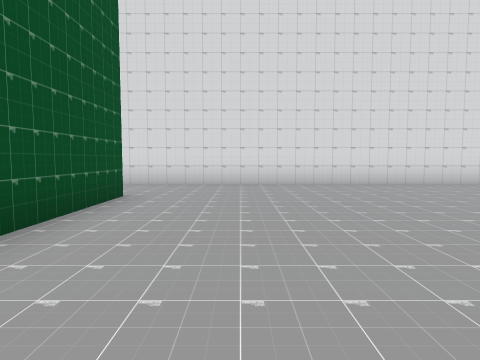
[1] (above)

24 first-person views from a walk through a Unity game level. The camera is 1.4 m above the floor, tilts 4° down and sees 75° across. The floor is counted in squares, 2 m on a side. Each view is taken from the middle of a square. On the plan, view 1 faces up. The plan holds only what a view shows up to about 10 squares ahead; the rest is blank. The place goes on beyond the plan.

[2]
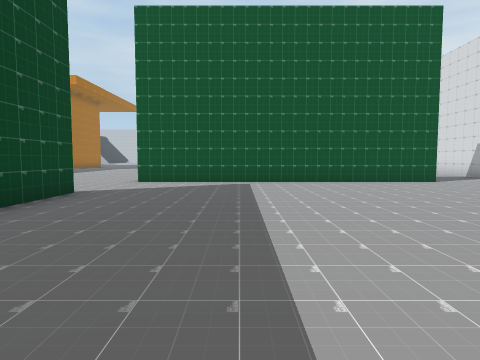

[3]
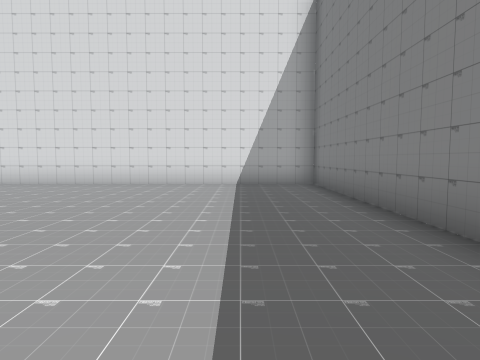

[4]
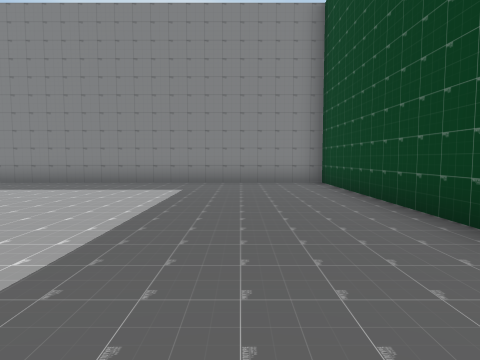

[5]
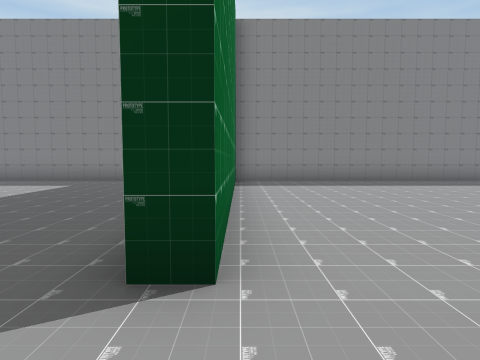

[6]
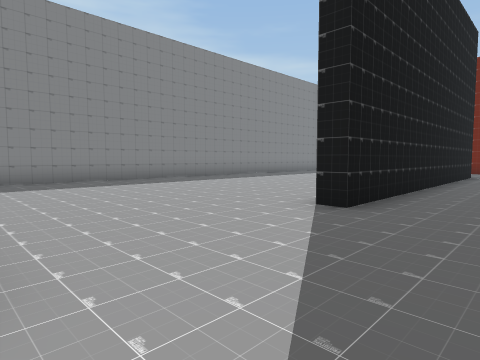

[7]
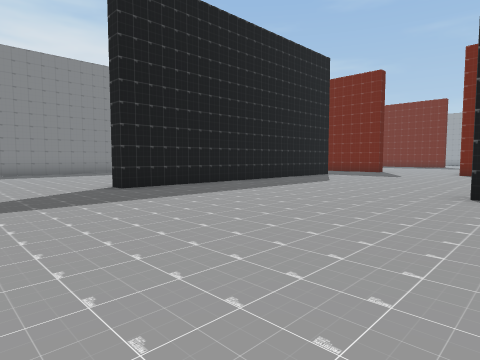

[8]
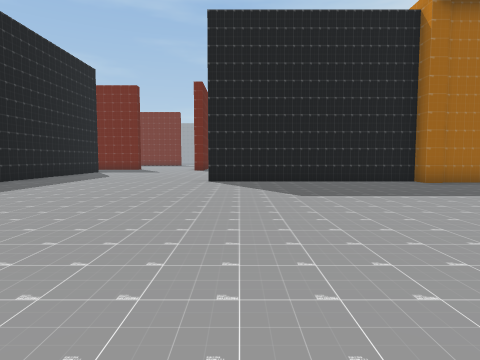

[9]
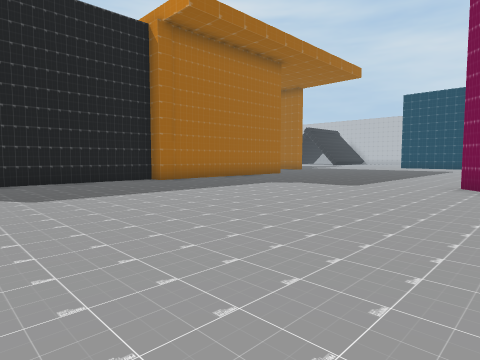

[10]
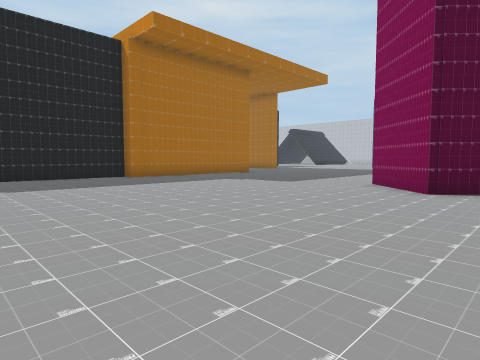

[11]
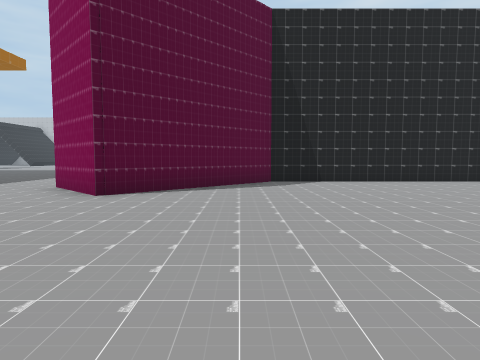

[12]
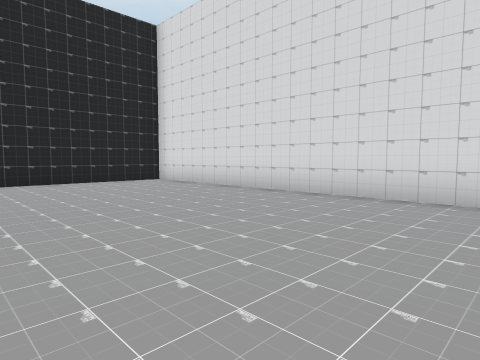

[13]
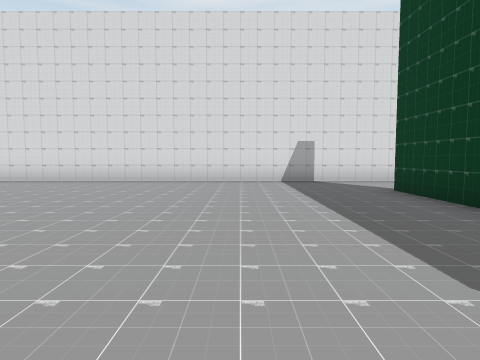

[14]
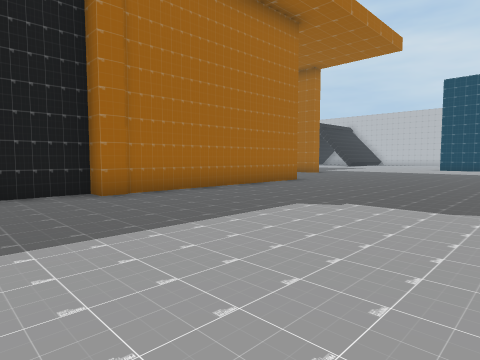

[15]
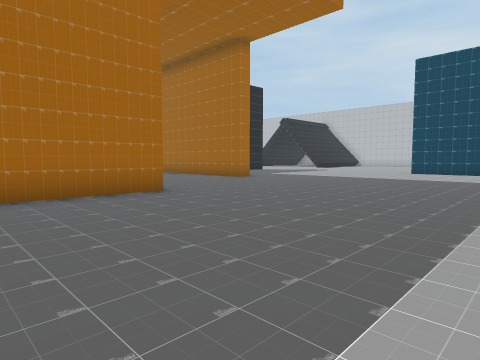

[16]
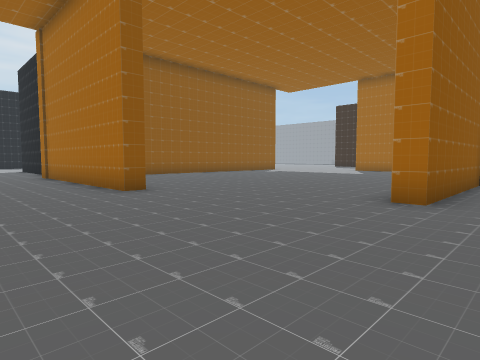

[17]
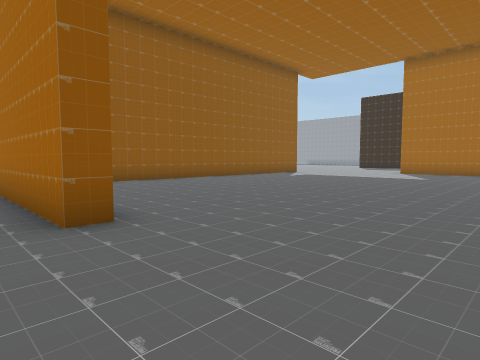

[18]
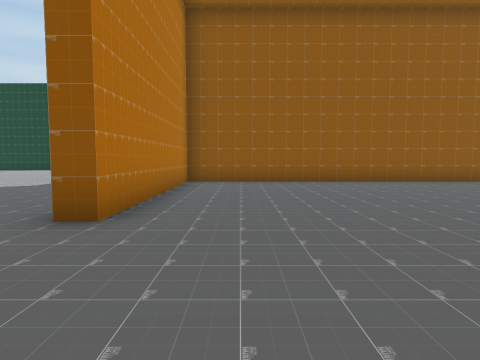

[19]
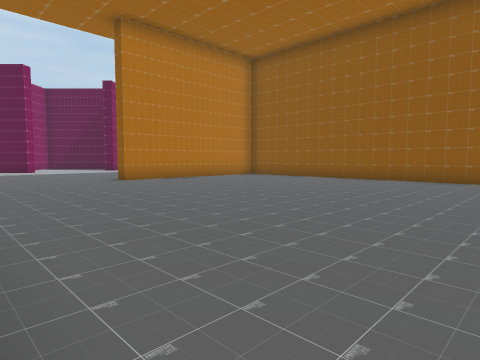

[20]
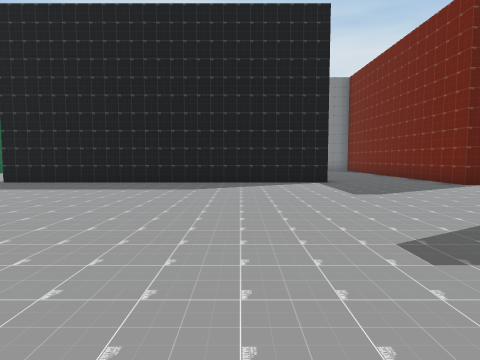

[21]
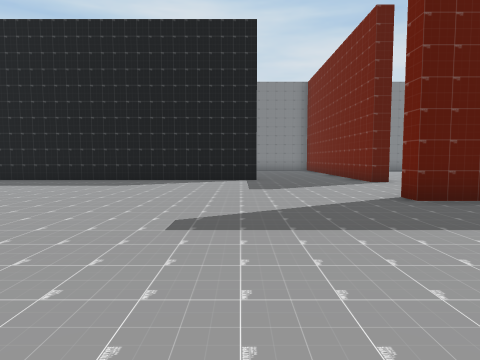

[22]
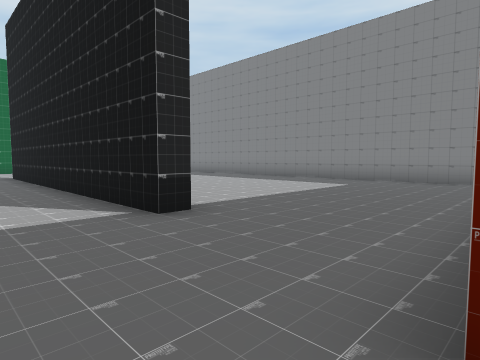

[23]
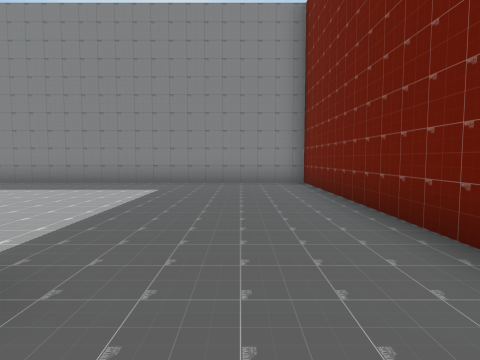

[24]
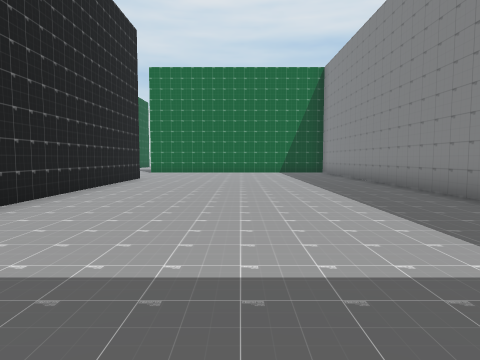

### Floor plan
Points are (right, up) in squares from view 1. A wall is a line through its corners. A room is listed if a view was taken in it or the views show most of it. See-through windows are left out.
Room 1 (views 1, 2, 3, 4)
walls: (-2.2, 5.9) (-2.2, -3); (0.7, -3.4) (9, -3.4) (9, 8.5) (-1.4, 8.5)
ways out: opening at (-2.3, 7) to room 2; opening at (-0.5, -3.5) to room 2
Room 2 (views 5, 6, 7, 8, 9, 10, 11, 12, 13, 14, 15, 16, 17, 18, 19, 20, 21, 22, 23, 24)
walls: (1.5, -8.9) (1.5, -14.5); (-11.7, -20.1) (-11.7, -11.4) (-17.6, -11.4) (-17.6, -10.9) (-11.3, -10.9) (-11.3, -11.4) (-5, -11.4); (-2.7, 3.2) (-2.7, 5.8); (-3.9, -21) (-3.9, -19.9) (-3.4, -19.9); (1.6, -17.5) (1, -17.5) (1, -8.2) (1.6, -8.2); (-22.7, -17.9) (-22.7, -13.2) (-22.1, -13.2); (0.1, -21.4) (0.1, -20.8) (9, -20.8) (9, -3.9); (-16.3, 8.2) (-16.3, 1.9) (-12.8, -1.7) (-14.6, -3.5); (7.9, -3.9) (0.7, -3.9) (0.7, -3.4); (-1.4, 8.5) (-15.8, 8.5)
ways out: opening at (-2.3, 7) to room 1; opening at (-0.5, -3.5) to room 1

Positions as (right, up) in squares from view 1, and headings:
1: (0, 0), facing up
2: (7, 0), facing left
3: (7, 0), facing up
4: (0, -1), facing right
5: (-1, -4), facing right
6: (-1, -4), facing down-right
7: (-6, -5), facing down-right
8: (-6, -2), facing down
9: (-6, -2), facing down-left
10: (-6, 0), facing down-left
11: (-7, 1), facing left
12: (-7, 3), facing up-left
13: (-6, -1), facing up
14: (-9, -5), facing down-left
15: (-14, -5), facing down-left
16: (-24, -8), facing down-right
17: (-21, -10), facing down-right
18: (-21, -13), facing right
19: (-22, -21), facing up-right
20: (-8, -15), facing right
21: (-9, -17), facing right
22: (-1, -21), facing up-right
23: (0, -19), facing right
24: (5, -19), facing up
